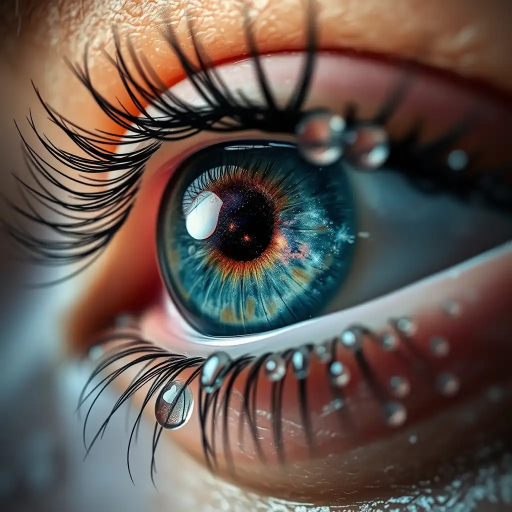
#> input picture Circle and Eclipse on Image/image2.png, 1024 x 1024 px (shown at 1/2 size)
$ jupyter execute cei.ipynb
#> lines starting #> are read from the running program, lines starting #| are printed output that depends on the picture
[cell 1]
import cv2

[cell 2]
# circle:-
old_img=cv2.imread('image2.png')
#> old_img is the input picture: shape (1024, 1024, 3); mean B, G, R 79.8, 86.8, 98.9
old_img=cv2.resize(old_img,(500,600))
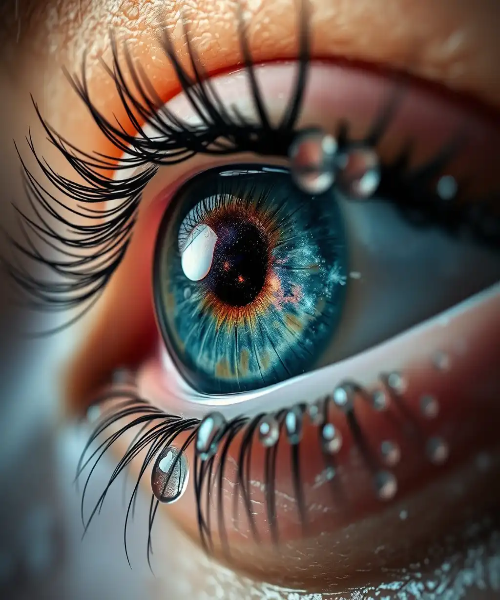
#> old_img: shape (600, 500, 3); mean B, G, R 79.7, 86.7, 98.7

new_img=cv2.circle(img=old_img,center=(260,280), radius=110, color=(0,255,0),thickness=4, lineType=16)
# thickness=-1 if you want to hide that face

cv2.imshow('circle',old_img)
cv2.waitKey(0)
cv2.destroyAllWindows()

[cell 3]
#ellipse:-
old_img=cv2.imread('image2.png')
old_img=cv2.resize(old_img,(500,600))

txt_img=cv2.putText(img=old_img,text='ellipse',org=(300,300),fontFace=3,fontScale=1,color=(0,0,255),bottomLeftOrigin=False,thickness=2)

new_img=cv2.ellipse(img=txt_img,center=(260,280), axes=(70,150),angle=30,startAngle=0,endAngle=340,color=(0,255,0),thickness=4, lineType=16)
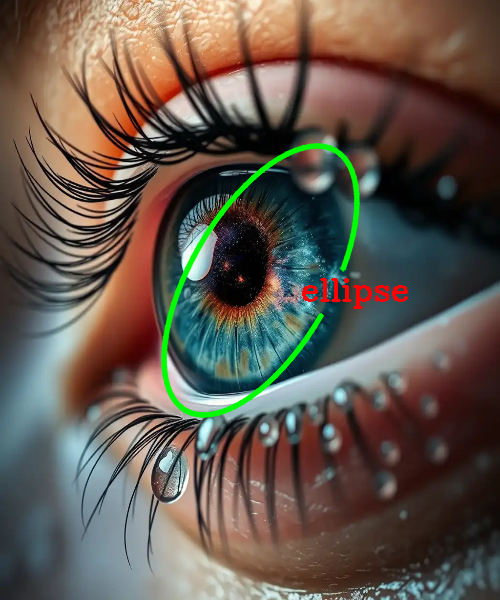
#> new_img: shape (600, 500, 3); mean B, G, R 78.1, 88.2, 98.3
# thickness=-1 if you want to hide that face

cv2.imshow('circle',old_img)
cv2.waitKey(0)
cv2.destroyAllWindows()
